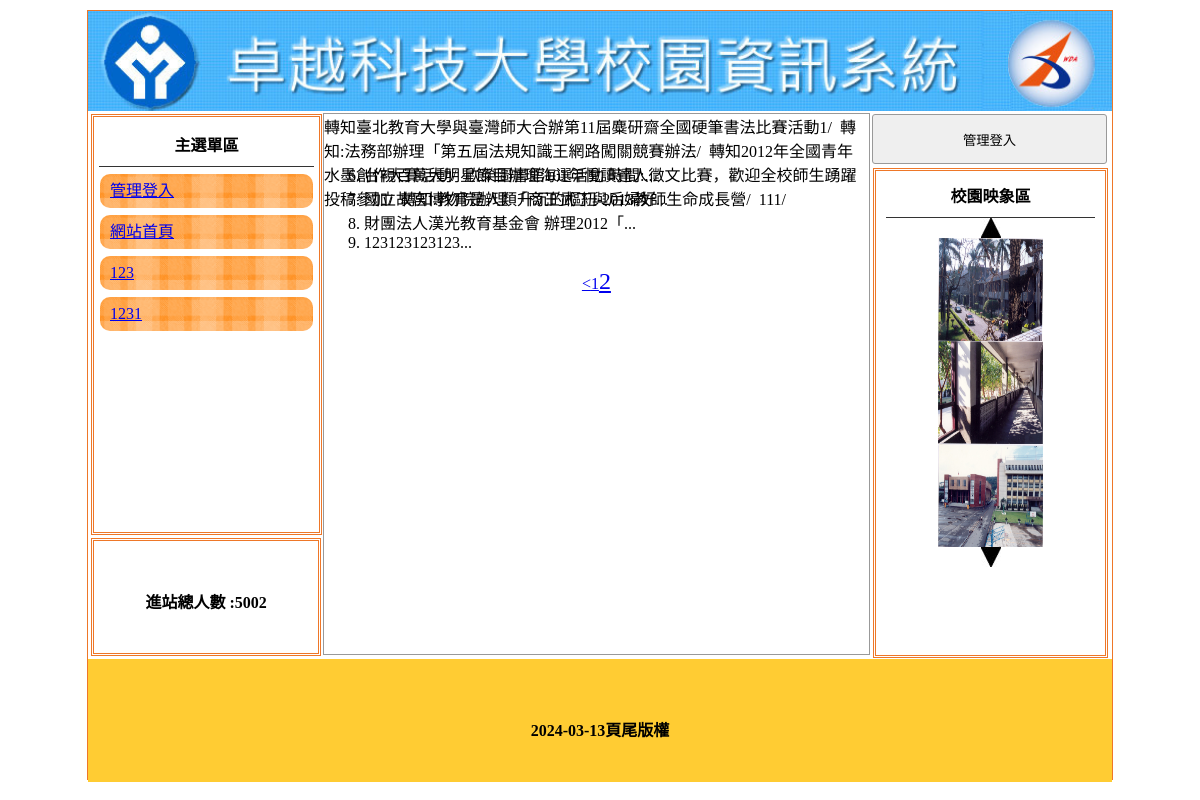
The app's page /?do=news&p=2 with its own data.
### tables this page shows
CREATE TABLE `titles` (
  `id` int(10) UNSIGNED NOT NULL,
  `img` text NOT NULL,
  `text` text NOT NULL,
  `sh` int(1) NOT NULL DEFAULT 0
);

CREATE TABLE `menu` (
  `id` int(10) UNSIGNED NOT NULL,
  `text` text NOT NULL,
  `href` text NOT NULL,
  `menu_id` int(5) NOT NULL,
  `sh` int(1) NOT NULL DEFAULT 1
);

CREATE TABLE `total` (
  `id` int(10) UNSIGNED NOT NULL,
  `total` int(5) NOT NULL
);

CREATE TABLE `ad` (
  `id` int(10) UNSIGNED NOT NULL,
  `text` text NOT NULL,
  `sh` int(1) NOT NULL DEFAULT 1
);

CREATE TABLE `news` (
  `id` int(10) UNSIGNED NOT NULL,
  `text` text NOT NULL,
  `sh` int(1) NOT NULL DEFAULT 1
);

CREATE TABLE `image` (
  `id` int(10) UNSIGNED NOT NULL,
  `img` text NOT NULL,
  `sh` int(1) NOT NULL DEFAULT 1
);

CREATE TABLE `bottom` (
  `id` int(10) UNSIGNED NOT NULL,
  `bottom` text NOT NULL
);

### api/db.php (called while the page is built, shortened)
<?php
class DB
{
    protected $dsn = "mysql:host=localhost;charset=utf8;dbname=c1-06";
    protected $pdo;
    protected $table;
    public function __construct($table)
    {
        $this->table = $table;
        $this->pdo = new PDO($this->dsn, 'root', '');
    }
    private function a2s($array)
    {
        foreach ($array as $col => $value) {
            $tmp[] = "`$col`='$value'";
        }
        return $tmp;
    }
    function find($id)
    {
        $sql = "select * from `$this->table` where ";
        if (is_array($id)) {
            $tmp = $this->a2s($id);
            $sql .= join(" && ", $tmp);
        } elseif (is_numeric($id)) {
            $sql .= "`id`='$id'";
        } else {
            echo "x type";
        }
        return $this->pdo->query($sql)->fetch(PDO::FETCH_ASSOC);
    }
    private function sql_all($sql, $array, $other)
    {
        if (isset($this->table) && !empty($this->table)) {
            if (is_array($array)) {
                if (!empty($array)) {
                    $tmp = $this->a2s($array);
                    $sql .= " where " . join(" && ", $tmp);
                }
            } else {
                $sql .= " $array ";
            }
            return $sql .= $other;
        } else {
            echo "x table";
        }
    }
    function all($where = '', $other = '')
    {
        $sql = "select * from `$this->table` ";
        $sql = $this->sql_all($sql, $where, $other);
        return $this->pdo->query($sql)->fetchAll(PDO::FETCH_ASSOC);
    }
    function count($where = '', $other = '')
    {
        $sql = "select count(*) from `$this->table` ";
        $sql = $this->sql_all($sql, $where, $other);
        return $this->pdo->query($sql)->fetchColumn();
    }
}
$Title = new DB('titles');
$Total = new DB('total');
$Bottom = new DB('bottom');
$Image = new DB('image');
$News = new DB('news');
$Menu = new DB('menu');
$Ad = new DB('ad');

### index.php (the view, shortened to what this page needs)
<?php include_once "./api/db.php"; ?>
<!DOCTYPE html PUBLIC "-//W3C//DTD XHTML 1.0 Transitional//EN" "http://www.w3.org/TR/xhtml1/DTD/xhtml1-transitional.dtd">
<html xmlns="http://www.w3.org/1999/xhtml">
<head>
	<link href="./css/css.css" rel="stylesheet" type="text/css">
</head>
<body>
	<div id="main">
		<?php $row = $Title->find(['sh' => 1]); ?>
		<a title="<?= $row['text']; ?>" href="./index.php">
			<div class="ti" style="background:url('./img/<?= $row['img']; ?>'); background-size:cover;"></div>
		</a>
		<div id="ms">
			<div id="lf" style="float:left;">
				<div id="menuput" class="dbor">
					<span class="t botli">主選單區</span>
					<?php
					$rows = $Menu->all(['menu_id' => 0, 'sh' => 1]);
					foreach ($rows as $row) {
					?>
						<div class="mainmu"><a href="<?= $row['href']; ?>"><?= $row['text']; ?></a>
						</div>
					<?php
					}
					?>
				</div>
				<div class="dbor" style="margin:3px; width:95%; height:20%; line-height:100px;">
					<span class="t">進站總人數 :<?= $Total->find(1)['total']; ?></span>
				</div>
			</div>
			<?php
			$do = $_GET['do'] ?? 'main';
			$file = "./front/{$do}.php";
			if (file_exists($file)) {
				include $file;
			} else {
				include "./front/main.php";
			}
			?>
			<div class="di di ad" style="height:540px; width:23%; padding:0px; margin-left:22px; float:left; ">
				<button style="width:100%; margin-left:auto; margin-right:auto; margin-top:2px; height:50px;" onclick="lo('?do=login')">管理登入</button>
				<div style="width:89%; height:480px;" class="dbor">
					<span class="t botli">校園映象區</span>
					<div class="cent" onclick="pp(1)"><img src="./icon/up.jpg" alt=""></div>
					<?php
					$rows = $Image->all(['sh' => 1]);
					foreach ($rows as $idx => $row) {
					?>
						<div class="im cent" id="ssaa<?= $idx; ?>"><img src="./img/<?= $row['img']; ?>" style="width: 105px;height: 103px;"></div>
					<?php
					}
					?>
					<div class="cent" onclick="pp(2)"><img src="./icon/dn.jpg" alt=""></div>
				</div>
			</div>
		</div>
		<div style="width:1024px; left:0px; position:relative; background:#FC3; margin-top:4px; height:123px; display:block;">
			<span class="t" style="line-height:123px;"><?= $Bottom->find(1)['bottom']; ?></span>
		</div>
	</div>
</body>
</html>

### front/news.php (shortened to what this page needs)
<div class="di" style="height:540px; border:#999 1px solid; width:53.2%; margin:2px 0px 0px 0px; float:left; position:relative; left:20px;">
	<marquee scrolldelay="120" direction="left" style="position:absolute; width:100%; height:40px;">
		<?php
		$rows = $Ad->all(['sh' => 1]);
		foreach ($rows as $row) {
			echo $row['text'];
			echo "/&nbsp;&nbsp;";
		}
		?>
	</marquee>
	<div style="height:32px; display:block;"></div>
	<?php
	$total = $News->count(['sh' => 1]);
	$div = 5;
	$pages = ceil($total / $div);
	$now = $_GET['p'] ?? 1;
	$start = ($now - 1) * $div;
	?>
	<ol start="<?= $start + 1; ?>">
		<?php
		$rows = $News->all(['sh' => 1], " limit $start,$div");
		foreach ($rows as $row) {
		?>
			<li class="sswww"><?= mb_substr($row['text'], 0, 20); ?>...
			</li>
		<?php
		}
		?>
	</ol>
	<div class="cent">
		<?php
		if ($now > 1) {
			echo "<a href='?do=$do&p=prev'><</a>";
		}
		for ($i = 1; $i <= $pages; $i++) {
			$fontsize = ($now == $i) ? '24px' : '16px';
			echo "<a href='?do=$do&p=$i'style='font-size:$fontsize'>$i</a>";
		}
		?>
	</div>
</div>

### css/css.css (style rules this page uses)
body { padding: 0px; margin: 0px; }
#main { width: 1024px; height: 768px; margin: 10px auto 10px auto; border: #EE7728 1px solid; position: relative; }
.ti { width: 100%; height: 100px; position: relative; background-size: cover; background-repeat: no-repeat; }
.dbor { border: #EE7728 double 3px; margin: 1px; padding: 2px 10px 2px 10px; }
.t { font-weight: 800; display: block; text-align: center; padding: 10px 1px 10px 1px; }
.botli { border-bottom: #333 1px solid; }
.mainmu { position: relative; border-radius: 10px; background: url(../icon/menu.fw.png) center no-repeat; background-size: cover; line-height: 30px; padding: 2px 10px 2px 10px; margin: 7px 1px 7px 1px; }
#lf { height: 540px; width: 21%; display: inline-block; }
#menuput { width: 100%; height: 75%; position: relative; padding: 5px; display: block; margin: 3px; }
.di { display: inline-block; }
.ad { margin: 1px; padding: 2px 10px 2px 10px; }
.cent { text-align: center; }
input, button { border: #999 1px solid; border-radius: 3px; background: #EFEFEF; padding: 5px; margin: 3px; }

### records on screen
titles: img (picture)
menu: text "管理登入"
menu: text "網站首頁"
menu: text "123"
menu: text "1231"
total: total "5002"
ad: text "轉知臺北教育大學與臺灣師大合辦第11屆麋研齋全國硬筆書法比賽活動1"
ad: text "轉知:法務部辦理「第五屆法規知識王網路闖關競賽辦法"
ad: text "轉知2012年全國青年水墨創作大賽活動"
ad: text "欣榮圖書館101年悅讀達人徵文比賽，歡迎全校師生踴躍投稿參加"
ad: text "轉知:教育是人類升沉的樞紐-2013教師生命成長營"
ad: text "111"
news: text "台視百萬大明星節目辦理海選活動 時間:"
news: text "國立故宮博物院辦理 「商王武丁與后婦好"
news: text "財團法人漢光教育基金會 辦理2012「"
news: text "123123123123"
image: img (picture)
image: img (picture)
image: img (picture)
bottom: bottom "2024-03-13頁尾版權"
